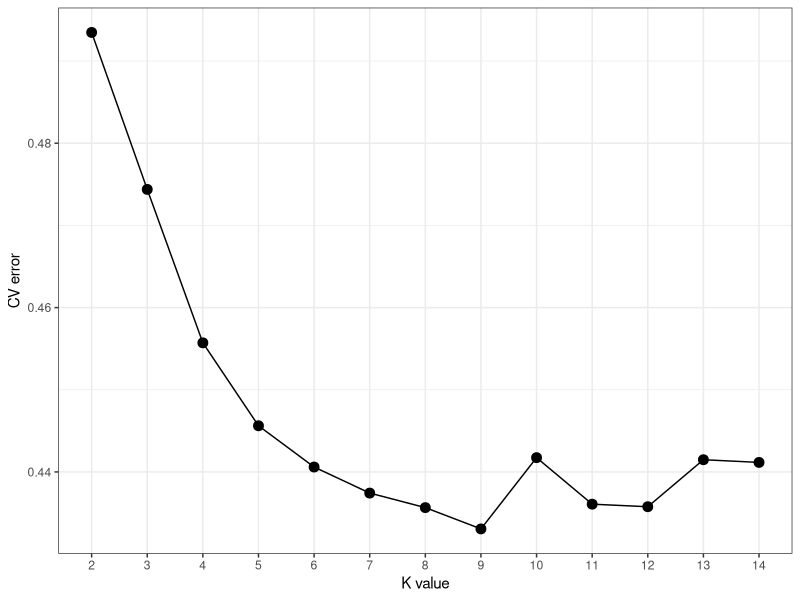

Source code (R):
library(tidyverse)
library(ggthemes)

plot_data = read_csv("data/admixture_combined.csv")

cluster_colors <- c("Cluster1" = "#1f9a9a",  # teal
                   "Cluster2" = "#5d4037",   # brown
                   "Cluster3" = "#d32f2f",   # red
                   "Cluster4" = "#ff6f3f")   # orange

pop_labels <- plot_data %>%
  group_by(population) %>%
  summarise(mid_point = mean(sample_index))

region_labels <- plot_data %>%
  group_by(region) %>%
  summarise(start = min(sample_index),
           end = max(sample_index),
           mid = mean(sample_index))

p <- plot_data |>
  ggplot(aes(x = sample_index, y = ancestry, fill = cluster)) +
    geom_bar(stat = "identity", width = 1, position = "stack") +
    scale_fill_manual(values = cluster_colors) +
    facet_grid(rows = vars(K), scales = "free_y", switch = "y") +
    theme_minimal() +
    theme(
      axis.text.x = element_text(angle = 45, hjust = 1),
      axis.text.y = element_blank(),
      axis.ticks = element_blank(),
      axis.title = element_blank(),
      panel.spacing = unit(0.3, "lines"),
      panel.grid = element_blank(),
      strip.text.y.left = element_text(angle = 0, hjust = 1),
      legend.position = "top"
    ) +
    scale_x_continuous(breaks = pop_labels$mid_point,
                      labels = pop_labels$population,
                      expand = c(0, 0)) +
    geom_vline(xintercept = c(region_labels$end[-nrow(region_labels)] + 0.5),
              linetype = "dashed", color = "white", size = 1)

cv = read_tsv("data/CV.out.txt")

cv |>
ggplot(aes(x = as.factor(K), y = Value, group = 1)) +
geom_point(size = 3) +
geom_line() +
theme_bw() +
labs(x = "K value", y = "CV error")
